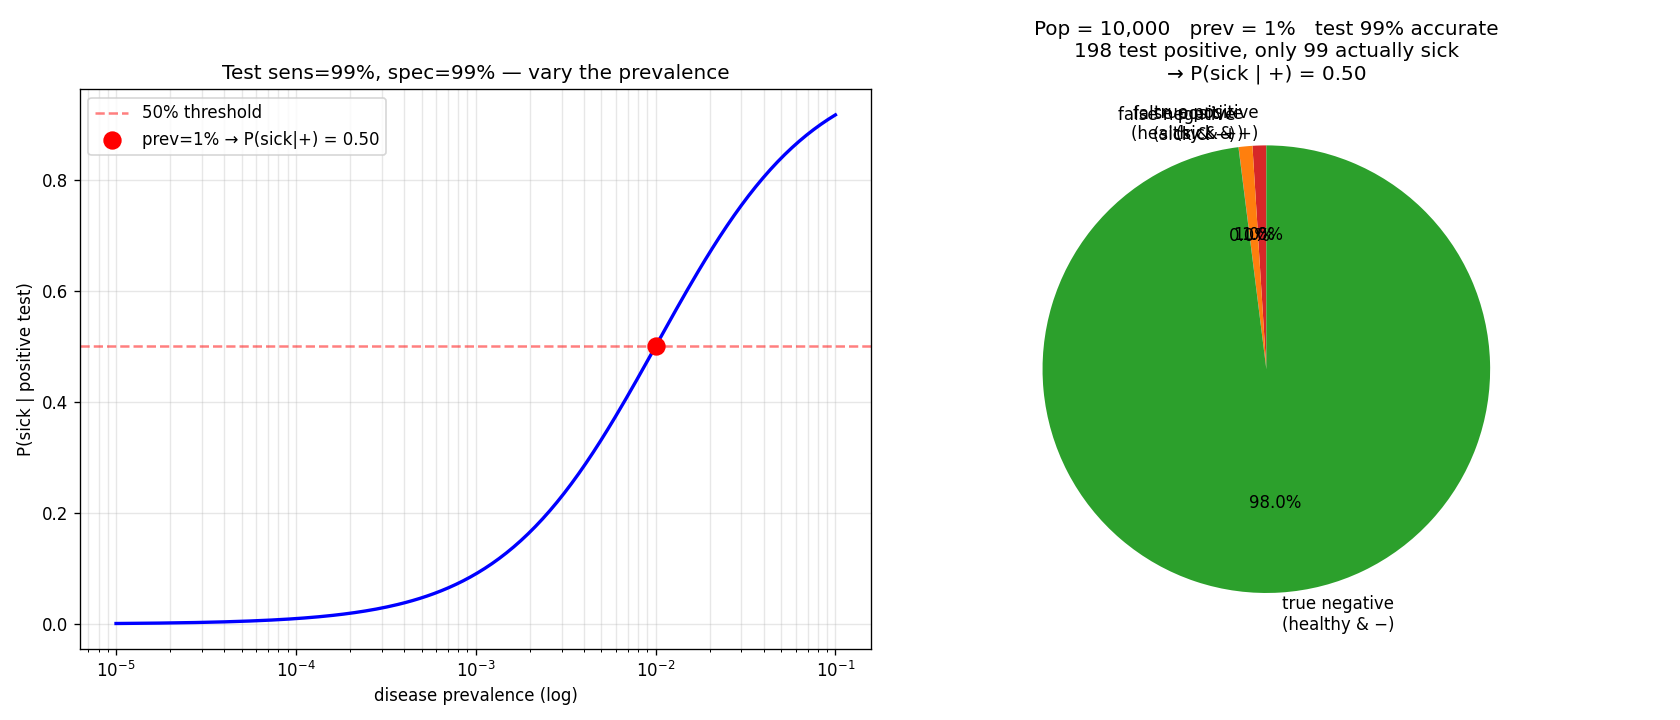

Recreate this plot in Python.
"""Bayes (1763) — the disease-test paradox.

A test is 99% accurate. You test positive. Are you sick? Most people say
"99%". Bayes says: if the disease is rare (prevalence 1%), your true
probability of being sick is only ~50%. This is base-rate neglect — and
it's why doctors over-diagnose, COVID rapid tests have high false-positive
rates in low-prevalence weeks, and AI misclassifies rare classes.
"""
from pathlib import Path

import matplotlib.pyplot as plt
import torch

sens = 0.99  # P(positive | sick)
spec = 0.99  # P(negative | healthy)

prevalences = torch.logspace(-5, -1, 200)
posterior = (sens * prevalences) / (sens * prevalences + (1 - spec) * (1 - prevalences))

fig, axes = plt.subplots(1, 2, figsize=(14, 6))

ax = axes[0]
ax.semilogx(prevalences.numpy(), posterior.numpy(), "b-", lw=2)
ax.axhline(0.5, color="r", ls="--", alpha=0.5, label="50% threshold")
prev_demo = 0.01
post_demo = (sens * prev_demo) / (sens * prev_demo + (1 - spec) * (1 - prev_demo))
ax.scatter([prev_demo], [post_demo], color="red", s=100, zorder=5,
           label=f"prev=1% → P(sick|+) = {post_demo:.2f}")
ax.set_xlabel("disease prevalence (log)")
ax.set_ylabel("P(sick | positive test)")
ax.set_title(f"Test sens={sens:.0%}, spec={spec:.0%} — vary the prevalence")
ax.legend()
ax.grid(alpha=0.3, which="both")

ax2 = axes[1]
N_total = 10_000
prev = 0.01
n_sick = int(N_total * prev)
n_healthy = N_total - n_sick
true_pos = int(n_sick * sens)
false_pos = int(n_healthy * (1 - spec))
labels = [
    "true positive\n(sick & +)",
    "false positive\n(healthy & +)",
    "false negative\n(sick & −)",
    "true negative\n(healthy & −)",
]
sizes = [true_pos, false_pos, n_sick - true_pos, n_healthy - false_pos]
colors = ["#d62728", "#ff7f0e", "#9467bd", "#2ca02c"]
ax2.pie(sizes, labels=labels, colors=colors, autopct="%1.1f%%", startangle=90)
posterior_demo = true_pos / (true_pos + false_pos)
ax2.set_title(
    f"Pop = 10,000   prev = 1%   test 99% accurate\n"
    f"{true_pos + false_pos} test positive, only {true_pos} actually sick\n"
    f"→ P(sick | +) = {posterior_demo:.2f}"
)

plt.tight_layout()
out = Path(__file__).with_suffix(".png")
plt.savefig(out, dpi=120)
print(f"Saved: {out}")
